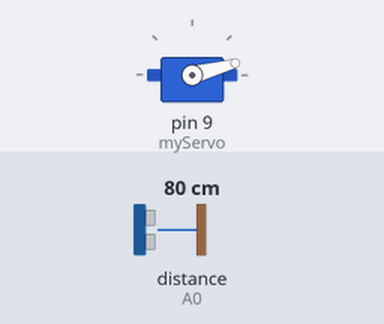
A sketch run on a simulated Arduino Uno, built with avr-gcc and run on an emulated ATmega328P. Parts: servo. Wiring (inferred from the names in the program): ultrasonic range finder: trigger pin 6; echo A0. The inputs (shaded band) are chosen by the test bench; at power-on: distance to the obstacle (sensor on A0) 80 cm. The echo pulse lasts 58.3 µs per cm; what the sketch prints to the serial monitor is not drawn.

Above: at 0.01 s.
1.3 s: distance to the obstacle (sensor on A0) set to 2 cm
At 2.3 s:
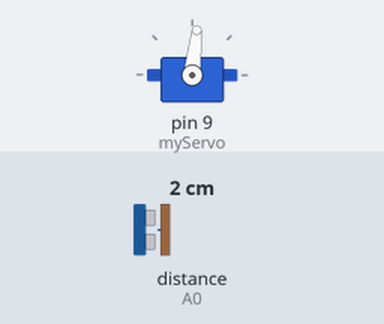
4.3 s: distance to the obstacle (sensor on A0) set to 299 cm
At 5.17 s:
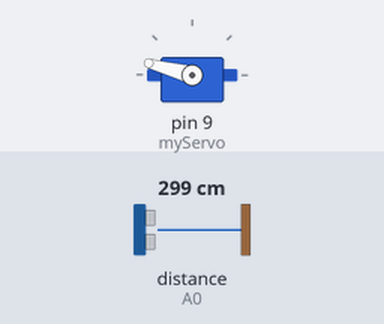
7.3 s: distance to the obstacle (sensor on A0) set to 4 cm
10.3 s: distance to the obstacle (sensor on A0) set to 35 cm
At 11.4 s:
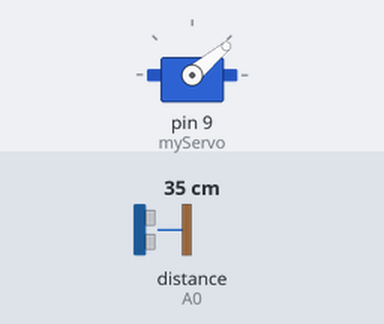
Timing chart, 0 to 14.3 s (numbered marks = the images above; inputs shaded):
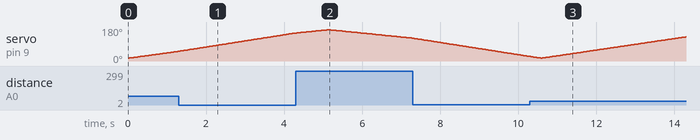

The sketch:

radar_using_processing_.ino
```cpp
#include <Servo.h>.
const int trigPin = 6;
const int echoPin = A0;
// defining time and distance
long duration;
int distance;
Servo myServo; // Object servo
void setup() {
  pinMode(trigPin, OUTPUT); // trigPin as an Output
  pinMode(echoPin, INPUT); // echoPin as an Input
  Serial.begin(9600);
  myServo.attach(9); // Pin Connected To Servo
}
void loop() {
  // rotating servo i++ depicts increment of one degree
  for(int i=15;i<=165;i++){
  myServo.write(i);
  delay(30);
  distance = calculateDistance();

  Serial.print(i);
  Serial.print(",");
  Serial.print(distance);
  Serial.print(".");
  }
  // Repeats the previous lines from 165 to 15 degrees
  for(int i=165;i>15;i--){
  myServo.write(i);
  delay(30);
  distance = calculateDistance();
  Serial.print(i);
  Serial.print(",");
  Serial.print(distance);
  Serial.print(".");
  }
}
int calculateDistance(){

  digitalWrite(trigPin, LOW);
  delayMicroseconds(2);
  // Sets the trigPin on HIGH state for 10 micro seconds
  digitalWrite(trigPin, HIGH);
  delayMicroseconds(10);
  digitalWrite(trigPin, LOW);
  duration = pulseIn(echoPin, HIGH);
  distance= duration*0.034/2;
  return distance;
}
```
